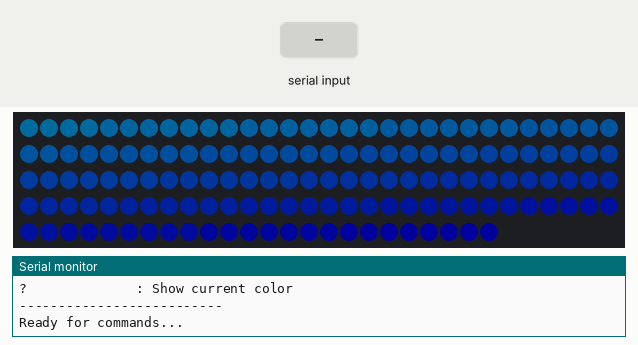
Bench run of a program on a simulated Raspberry Pi Pico. On the bench: 144 RGB LEDs in strip order, left to right, continuing on the next row, the last lines printed to the serial monitor. The test bench sets the inputs (shaded band). Dim RGB values are drawn brighter than linear.

Above: at 2.2 s.
2.3 s: "HUE,\n" received over the second serial link
At 3.5 s:
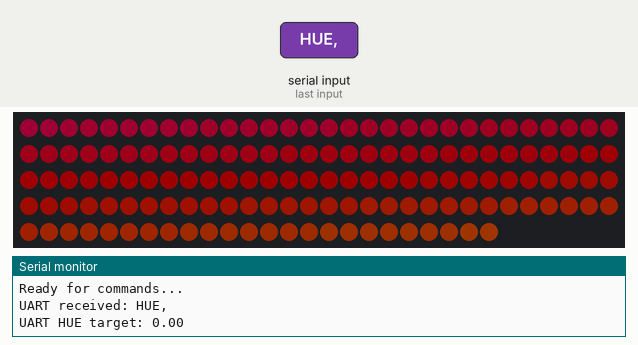
4.2 s: "G90\n" received over Serial
At 5.4 s:
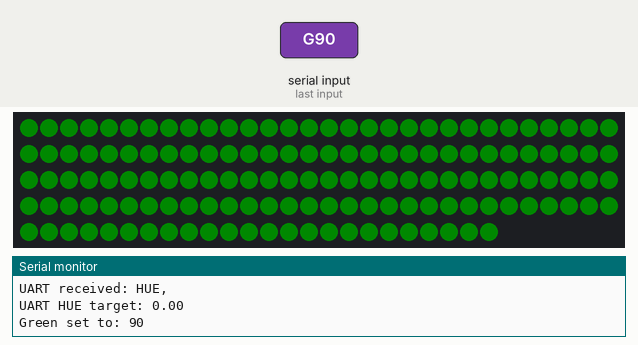
5.7 s: "G,45\n" received over Serial
At 6.6 s:
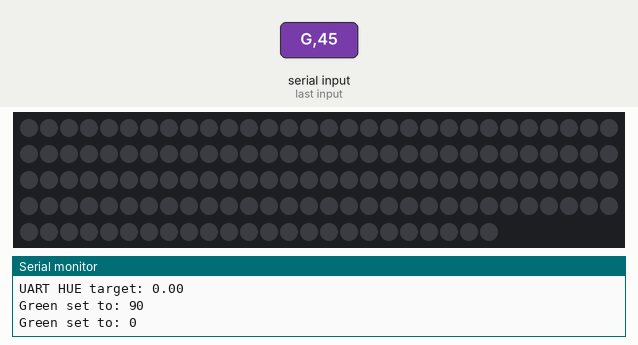
7.2 s: "HUE,90\n" received over the second serial link
At 8.0 s:
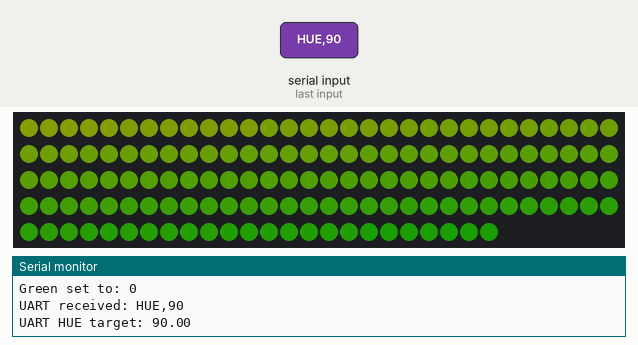
9.0 s: "B90\n" received over Serial
At 10.2 s:
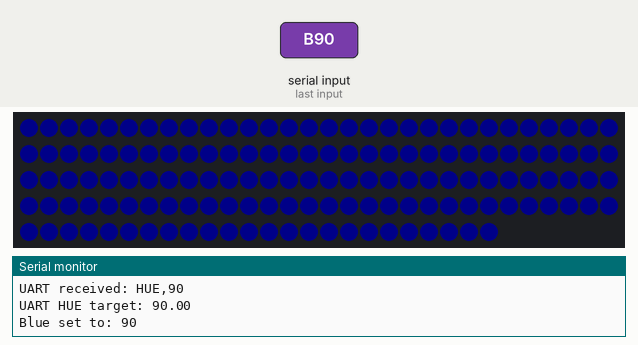
10.5 s: "R90\n" received over Serial
At 11.4 s:
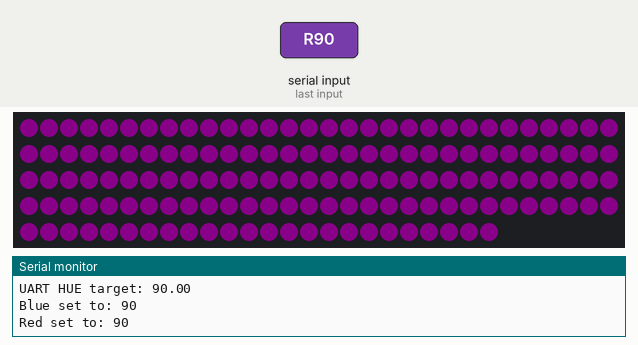
Timing chart, 0 to 13.0 s (numbered marks = the images above; inputs shaded):
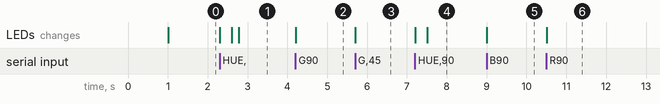

Measured:
- after the input at 2.3 s, the LEDs: first change at once (image 1 shows a later state)
- after the input at 4.2 s, the LEDs: change at once (image 2)
- after the input at 5.7 s, the LEDs: change at once (image 3)
- after the input at 7.2 s, the LEDs: first change at once (image 4 shows a later state)
- after the input at 9.0 s, the LEDs: change at once (image 5)
- after the input at 10.5 s, the LEDs: change at once (image 6)

The program:

main.cpp
```cpp
// (licence header left out)
#include <Arduino.h>
#include <Adafruit_NeoPixel.h>

// FU v2 Eval Board - NeoPixel LED Strip
#define PIN_NEOPIXEL    29  // GPIO 29 (based on fu_v2_eval_board.ino)
#define NEOPIXEL_COUNT  144 // 72 LEDs × 2 strips (24×2 + 24×2 + 24×2 = 144)
#define NEOPIXEL_POWER  -1  // No separate power control

// UART pins for communication with ESP32-C6 (U1)
// RP2040-Zero Serial1: GPIO 0 (TX), GPIO 1 (RX)
#define PIN_UART_TX     0
#define PIN_UART_RX     1

// Create NeoPixel object
Adafruit_NeoPixel strip(NEOPIXEL_COUNT, PIN_NEOPIXEL, NEO_GRB + NEO_KHZ800);

// Current RGB values
uint8_t current_r = 0;
uint8_t current_g = 0;
uint8_t current_b = 0;

// Serial input buffer (USB Serial)
String inputString = "";
bool stringComplete = false;

// UART input buffer (from ESP32-C6)
String uartInputString = "";
bool uartStringComplete = false;

// Current HUE value for gradation
float currentHue = 220.0f;
float targetHue = 220.0f;  // Target HUE to transition to
const float HUE_TRANSITION_SPEED = 1.5f;  // Degrees per frame (~60fps = smooth transition)

// Function prototypes
void updateLED();
void processSerialCommand(String command);
void processUartCommand(String command);
void printHelp();
void printCurrentColor();
void setColor(uint8_t r, uint8_t g, uint8_t b);
void setColorHSV(float hue, float saturation, float value);
void setGradientHSV(float centerHue, float hueRange);
void hsvToRgb(float h, float s, float v, uint8_t &r, uint8_t &g, uint8_t &b);

void setup() {
    // Serial initialization (USB)
    Serial.begin(115200);
    delay(1000);

    Serial.println("\n========================================");
    Serial.println("FU Tube v2 - RP2040 Eval");
    Serial.println("UART HUE Gradation + Serial RGB Control");
    Serial.println("Waveshare RP2040-Zero");
    Serial.println("========================================\n");

    // UART initialization (from ESP32-C6)
    Serial1.begin(9600);
    Serial.println("UART initialized at 9600 baud (GPIO0 TX, GPIO1 RX)");

    // NeoPixel initialization
    strip.begin();
    strip.setBrightness(30);   // 13/255 brightness (~5%)
    strip.show();              // Initialize all pixels to OFF

    Serial.print("NeoPixel strip initialized on GPIO ");
    Serial.println(PIN_NEOPIXEL);
    Serial.print("LED count: ");
    Serial.println(NEOPIXEL_COUNT);
    printHelp();
    Serial.println("\nReady for commands...\n");

    // Set initial gradient to elegant blue-purple (HUE 220°)
    setGradientHSV(220.0f, 40.0f);
}

void loop() {
    // Check for USB Serial input (manual commands)
    while (Serial.available()) {
        char inChar = (char)Serial.read();

        if (inChar == '\n' || inChar == '\r') {
            if (inputString.length() > 0) {
                stringComplete = true;
            }
        } else {
            inputString += inChar;
        }
    }

    // Process complete USB Serial command
    if (stringComplete) {
        inputString.trim();  // Remove whitespace
        processSerialCommand(inputString);
        inputString = "";
        stringComplete = false;
    }

    // Check for UART input (from ESP32-C6)
    while (Serial1.available()) {
        char inChar = (char)Serial1.read();

        if (inChar == '\n' || inChar == '\r') {
            if (uartInputString.length() > 0) {
                uartStringComplete = true;
            }
        } else {
            uartInputString += inChar;
        }
    }

    // Process complete UART command
    if (uartStringComplete) {
        uartInputString.trim();  // Remove whitespace
        Serial.print("UART received: ");
        Serial.println(uartInputString);
        processUartCommand(uartInputString);
        uartInputString = "";
        uartStringComplete = false;
    }

    // Smooth HUE transition - gradually move currentHue toward targetHue
    if (fabs(currentHue - targetHue) > 0.1f) {
        // Calculate shortest path on color wheel (0-360° wraps around)
        float diff = targetHue - currentHue;

        // Normalize difference to -180 to +180 range (shortest path)
        if (diff > 180.0f) diff -= 360.0f;
        if (diff < -180.0f) diff += 360.0f;

        // Move toward target by step size
        if (fabs(diff) < HUE_TRANSITION_SPEED) {
            currentHue = targetHue;  // Close enough, snap to target
        } else {
            currentHue += (diff > 0) ? HUE_TRANSITION_SPEED : -HUE_TRANSITION_SPEED;
        }

        // Wrap currentHue to 0-360 range
        if (currentHue < 0.0f) currentHue += 360.0f;
        if (currentHue >= 360.0f) currentHue -= 360.0f;

        // Update LED gradient with new interpolated HUE
        setGradientHSV(currentHue, 40.0f);
    }
}

void updateLED() {
    // Set all LEDs to the same color
    for (int i = 0; i < NEOPIXEL_COUNT; i++) {
        strip.setPixelColor(i, strip.Color(current_r, current_g, current_b));
    }
    strip.show();
}

void setColor(uint8_t r, uint8_t g, uint8_t b) {
    current_r = r;
    current_g = g;
    current_b = b;
    updateLED();
    Serial.print("Color set to RGB(");
    Serial.print(r);
    Serial.print(", ");
    Serial.print(g);
    Serial.print(", ");
    Serial.print(b);
    Serial.println(")");
}

void processSerialCommand(String command) {
    command.toUpperCase();  // Case-insensitive

    if (command.length() == 0) return;

    char cmd = command.charAt(0);

    switch (cmd) {
        case 'R': {
            // Red value
            int value = command.substring(1).toInt();
            if (value >= 0 && value <= 255) {
                current_r = (uint8_t)value;
                updateLED();
                Serial.print("Red set to: ");
                Serial.println(current_r);
            } else {
                Serial.println("Error: Red value must be 0-255");
            }
            break;
        }

        case 'G': {
            // Green value
            int value = command.substring(1).toInt();
            if (value >= 0 && value <= 255) {
                current_g = (uint8_t)value;
                updateLED();
                Serial.print("Green set to: ");
                Serial.println(current_g);
            } else {
                Serial.println("Error: Green value must be 0-255");
            }
            break;
        }

        case 'B': {
            // Blue value
            int value = command.substring(1).toInt();
            if (value >= 0 && value <= 255) {
                current_b = (uint8_t)value;
                updateLED();
                Serial.print("Blue set to: ");
                Serial.println(current_b);
            } else {
                Serial.println("Error: Blue value must be 0-255");
            }
            break;
        }

        case 'C': {
            // Set all RGB at once: C<R>,<G>,<B>
            String values = command.substring(1);
            int comma1 = values.indexOf(',');
            int comma2 = values.indexOf(',', comma1 + 1);

            if (comma1 > 0 && comma2 > comma1) {
                int r = values.substring(0, comma1).toInt();
                int g = values.substring(comma1 + 1, comma2).toInt();
                int b = values.substring(comma2 + 1).toInt();

                if (r >= 0 && r <= 255 && g >= 0 && g <= 255 && b >= 0 && b <= 255) {
                    setColor((uint8_t)r, (uint8_t)g, (uint8_t)b);
                } else {
                    Serial.println("Error: RGB values must be 0-255");
                }
            } else {
                Serial.println("Error: Format should be C<R>,<G>,<B> (e.g., C255,100,0)");
            }
            break;
        }

        case 'H': {
            // Help
            printHelp();
            break;
        }

        case '?': {
            // Show current color
            printCurrentColor();
            break;
        }

        default:
            Serial.print("Unknown command: ");
            Serial.println(command);
            Serial.println("Type 'H' for help");
            break;
    }
}

void printHelp() {
    Serial.println("--- Available Commands ---");
    Serial.println("R<0-255>       : Set Red value");
    Serial.println("G<0-255>       : Set Green value");
    Serial.println("B<0-255>       : Set Blue value");
    Serial.println("C<R>,<G>,<B>   : Set all RGB at once (e.g., C255,100,0)");
    Serial.println("H              : Show this help");
    Serial.println("?              : Show current color");
    Serial.println("--------------------------");
}

void printCurrentColor() {
    Serial.print("Current color: RGB(");
    Serial.print(current_r);
    Serial.print(", ");
    Serial.print(current_g);
    Serial.print(", ");
    Serial.print(current_b);
    Serial.print("), HUE: ");
    Serial.println(currentHue);
}
```

hsv_functions.cpp
```cpp
/***********************************************************************
 * HSV to RGB Conversion and UART Command Processing
 *
 * Author: Kyopalab. LLC
 * Creation Date: 2025/11/17
 ***********************************************************************/

#include <Arduino.h>
#include <Adafruit_NeoPixel.h>

// External references
extern Adafruit_NeoPixel strip;
extern uint8_t current_r, current_g, current_b;
extern float currentHue;
extern float targetHue;
extern void setColor(uint8_t r, uint8_t g, uint8_t b);

// HSV to RGB conversion
// H: 0-360, S: 0-1, V: 0-1
// Output: R, G, B: 0-255
void hsvToRgb(float h, float s, float v, uint8_t &r, uint8_t &g, uint8_t &b) {
    float c = v * s;
    float x = c * (1.0f - fabs(fmod(h / 60.0f, 2.0f) - 1.0f));
    float m = v - c;

    float r_prime, g_prime, b_prime;

    if (h >= 0.0f && h < 60.0f) {
        r_prime = c;
        g_prime = x;
        b_prime = 0.0f;
    } else if (h >= 60.0f && h < 120.0f) {
        r_prime = x;
        g_prime = c;
        b_prime = 0.0f;
    } else if (h >= 120.0f && h < 180.0f) {
        r_prime = 0.0f;
        g_prime = c;
        b_prime = x;
    } else if (h >= 180.0f && h < 240.0f) {
        r_prime = 0.0f;
        g_prime = x;
        b_prime = c;
    } else if (h >= 240.0f && h < 300.0f) {
        r_prime = x;
        g_prime = 0.0f;
        b_prime = c;
    } else {  // 300-360
        r_prime = c;
        g_prime = 0.0f;
        b_prime = x;
    }

    r = (uint8_t)((r_prime + m) * 255.0f);
    g = (uint8_t)((g_prime + m) * 255.0f);
    b = (uint8_t)((b_prime + m) * 255.0f);
}

// Set color using HSV values (all LEDs same color)
void setColorHSV(float hue, float saturation, float value) {
    uint8_t r, g, b;
    hsvToRgb(hue, saturation, value, r, g, b);
    setColor(r, g, b);
}

// Set gradient across all 144 LEDs based on center HUE
void setGradientHSV(float centerHue, float hueRange) {
    extern Adafruit_NeoPixel strip;
    int ledCount = strip.numPixels();

    for (int i = 0; i < ledCount; i++) {
        // Calculate HUE for this LED
        // Map LED index (0-143) to HUE offset (-hueRange/2 to +hueRange/2)
        float offset = (float(i) / float(ledCount - 1) - 0.5f) * hueRange;
        float ledHue = centerHue + offset;

        // Wrap HUE to 0-360 range
        if (ledHue < 0.0f) ledHue += 360.0f;
        if (ledHue >= 360.0f) ledHue -= 360.0f;

        // Convert HSV to RGB
        uint8_t r, g, b;
        hsvToRgb(ledHue, 1.0f, 1.0f, r, g, b);  // Full saturation and value

        // Set LED color
        strip.setPixelColor(i, strip.Color(r, g, b));
    }

    strip.show();
}

// Process UART commands from ESP32-C6
void processUartCommand(String command) {
    command.toUpperCase();  // Case-insensitive

    if (command.length() == 0) {
        return;
    }

    // Parse "HUE,<value>" format
    if (command.startsWith("HUE,")) {
        String valueStr = command.substring(4);  // Skip "HUE,"
        float hueValue = valueStr.toFloat();

        if (hueValue >= 0.0f && hueValue <= 360.0f) {
            // Set target HUE - smooth transition happens in loop()
            targetHue = hueValue;
            Serial.print("UART HUE target: ");
            Serial.println(targetHue);
        } else {
            Serial.print("Error: HUE value must be 0-360, got: ");
            Serial.println(hueValue);
        }
    }
}
```
